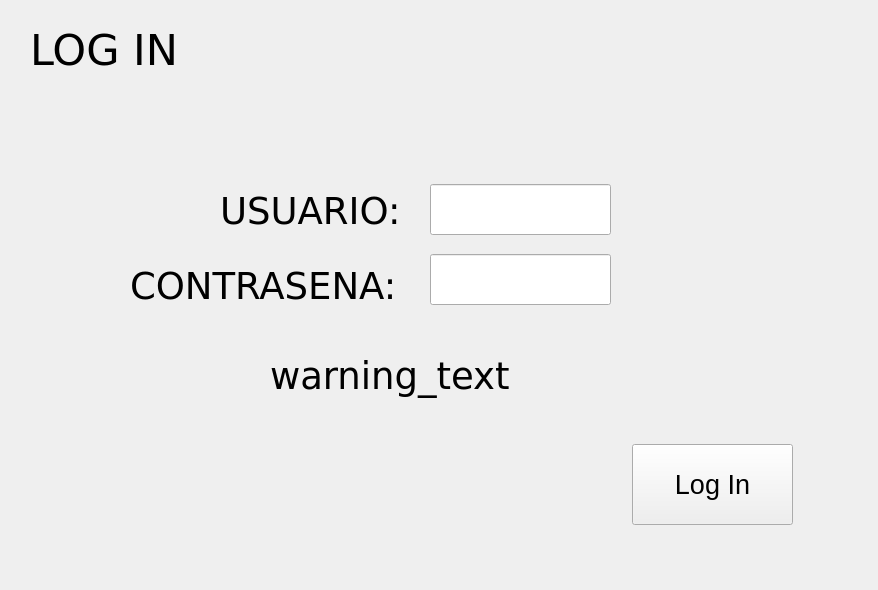
<?xml version="1.0" encoding="UTF-8"?>
<ui version="4.0">
 <class>Form</class>
 <widget class="QWidget" name="Form">
  <property name="geometry">
   <rect>
    <x>0</x>
    <y>0</y>
    <width>878</width>
    <height>590</height>
   </rect>
  </property>
  <property name="windowTitle">
   <string>Form</string>
  </property>
  <property name="inputMethodHints">
   <set>Qt::ImhNone</set>
  </property>
  <widget class="QPushButton" name="log_in_button">
   <property name="geometry">
    <rect>
     <x>632</x>
     <y>444</y>
     <width>161</width>
     <height>81</height>
    </rect>
   </property>
   <property name="font">
    <font>
     <pointsize>20</pointsize>
    </font>
   </property>
   <property name="text">
    <string>Log In</string>
   </property>
  </widget>
  <widget class="QLabel" name="label">
   <property name="geometry">
    <rect>
     <x>220</x>
     <y>170</y>
     <width>211</width>
     <height>81</height>
    </rect>
   </property>
   <property name="font">
    <font>
     <family>DejaVu Sans</family>
     <pointsize>28</pointsize>
    </font>
   </property>
   <property name="text">
    <string>USUARIO:</string>
   </property>
  </widget>
  <widget class="QLabel" name="label_2">
   <property name="geometry">
    <rect>
     <x>130</x>
     <y>260</y>
     <width>301</width>
     <height>51</height>
    </rect>
   </property>
   <property name="font">
    <font>
     <family>DejaVu Sans</family>
     <pointsize>28</pointsize>
    </font>
   </property>
   <property name="text">
    <string>CONTRASENA:</string>
   </property>
  </widget>
  <widget class="QLineEdit" name="username_fill">
   <property name="geometry">
    <rect>
     <x>430</x>
     <y>184</y>
     <width>181</width>
     <height>51</height>
    </rect>
   </property>
   <property name="font">
    <font>
     <pointsize>28</pointsize>
    </font>
   </property>
  </widget>
  <widget class="QLineEdit" name="password_fill">
   <property name="geometry">
    <rect>
     <x>430</x>
     <y>254</y>
     <width>181</width>
     <height>51</height>
    </rect>
   </property>
   <property name="font">
    <font>
     <pointsize>28</pointsize>
     <strikeout>false</strikeout>
     <kerning>true</kerning>
    </font>
   </property>
   <property name="inputMethodHints">
    <set>Qt::ImhHiddenText|Qt::ImhNoAutoUppercase|Qt::ImhNoPredictiveText|Qt::ImhSensitiveData</set>
   </property>
   <property name="inputMask">
    <string/>
   </property>
   <property name="echoMode">
    <enum>QLineEdit::Password</enum>
   </property>
  </widget>
  <widget class="QLabel" name="label_3">
   <property name="geometry">
    <rect>
     <x>30</x>
     <y>20</y>
     <width>161</width>
     <height>61</height>
    </rect>
   </property>
   <property name="font">
    <font>
     <family>DejaVu Sans</family>
     <pointsize>32</pointsize>
    </font>
   </property>
   <property name="text">
    <string>LOG IN</string>
   </property>
  </widget>
  <widget class="QLabel" name="warning_label">
   <property name="geometry">
    <rect>
     <x>270</x>
     <y>350</y>
     <width>301</width>
     <height>51</height>
    </rect>
   </property>
   <property name="font">
    <font>
     <family>DejaVu Sans</family>
     <pointsize>28</pointsize>
    </font>
   </property>
   <property name="text">
    <string>warning_text</string>
   </property>
  </widget>
 </widget>
 <resources/>
 <connections/>
</ui>
